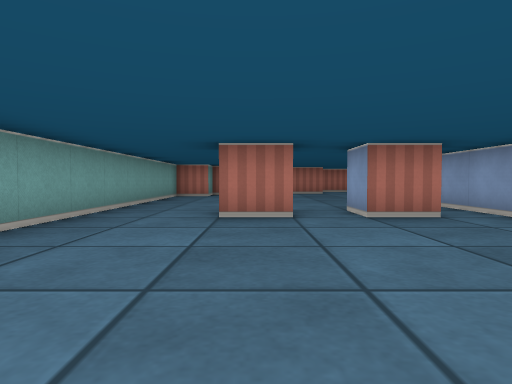
view 1 (above)

14 first-person views from a walk through a cub3D level. The camera is about half as high as the walls, tilts 2° down and sees 75° across. The floor is counted in squares. Each view is taken from the middle of a square. On the plan, view 1 faces up. The plan holds only what a view shows up to about 9 squares ahead; the rest is blank.

view 2
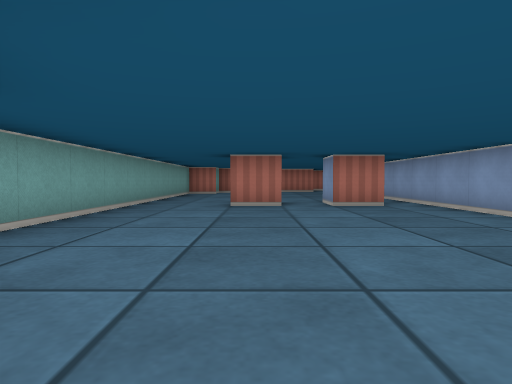

view 3
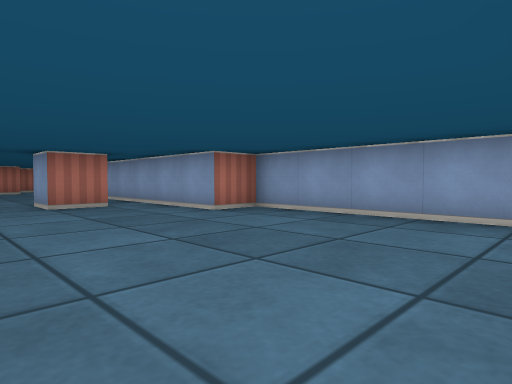

view 4
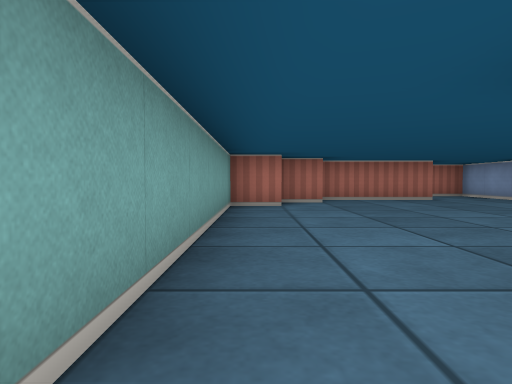

view 5
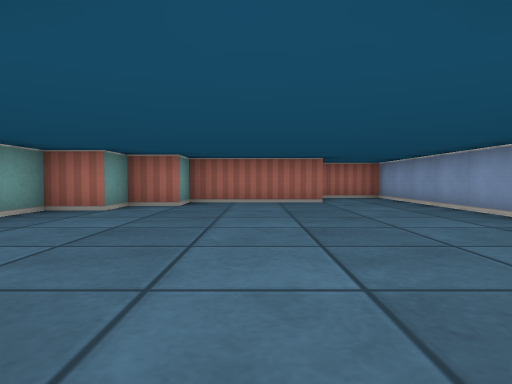

view 6
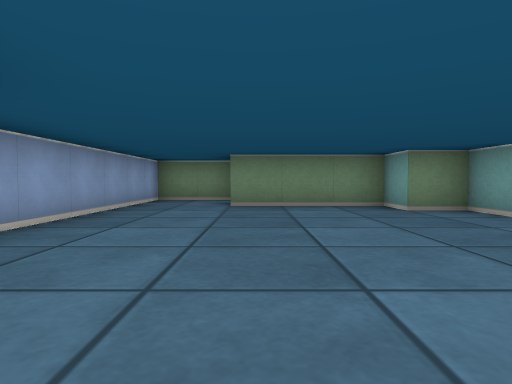

view 7
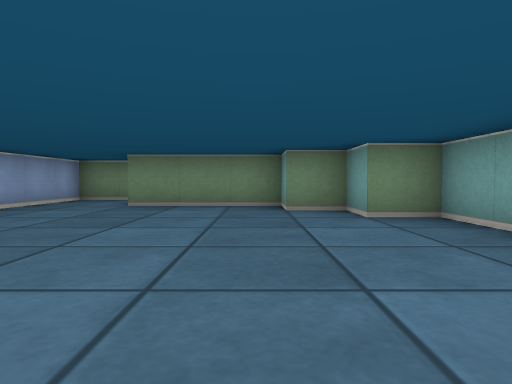

view 8
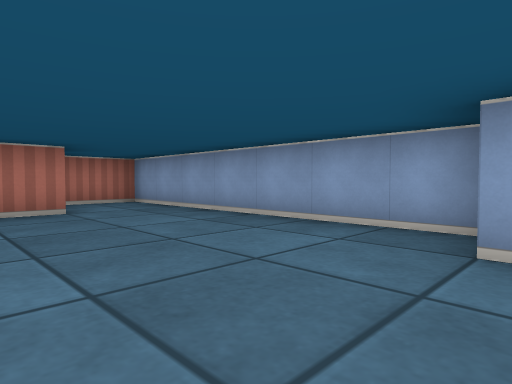

view 9
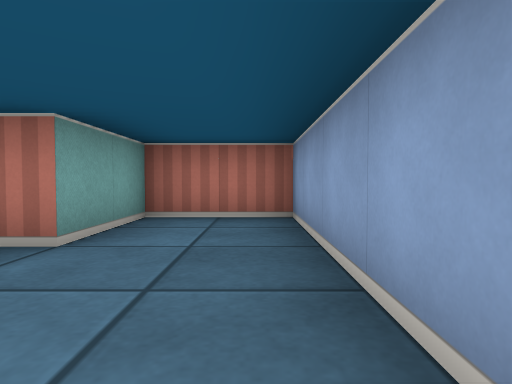

view 10
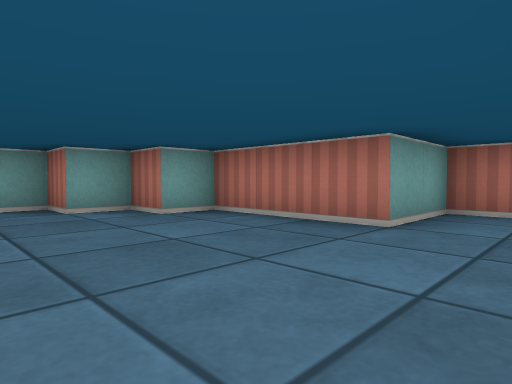

view 11
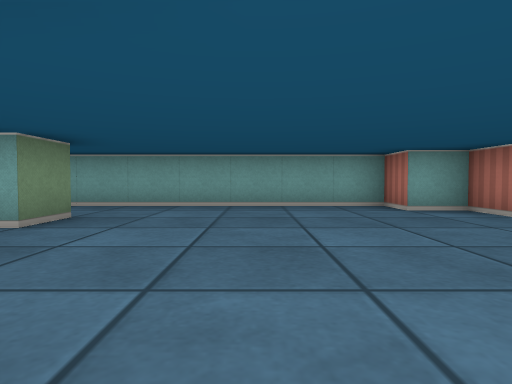

view 12
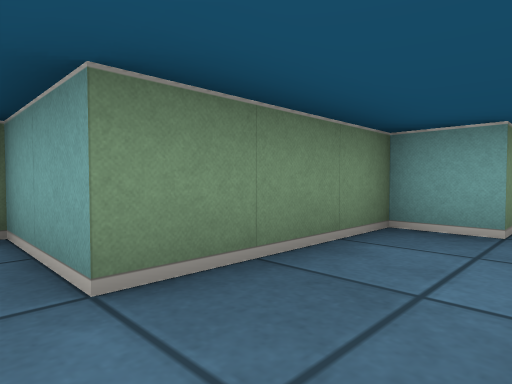

view 13
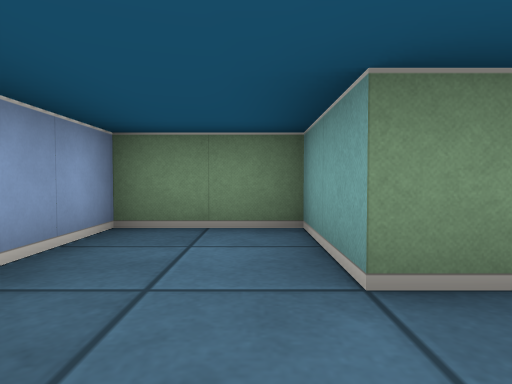

view 14
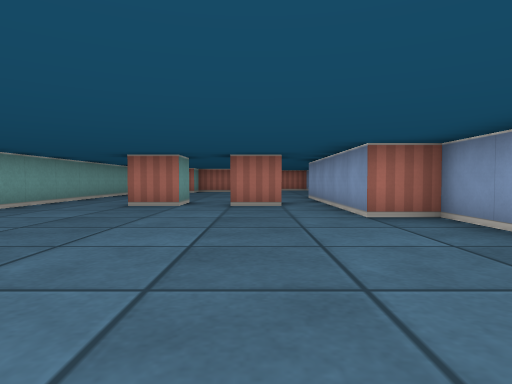

### Floor plan
Points are (right, up) in squares from view 1. A wall is a line through its corners. A room is listed if a view was taken in it or the views show most of it. See-through windows are left out.
Room 1 (views 1, 2, 3, 4, 5, 6, 7, 8, 9, 10, 11, 12, 13, 14)
walls: (-0.5, 5.5) (0.5, 5.5) (0.5, 4.5) (-0.5, 4.5); (2.6, 4.5) (1.5, 4.5) (1.5, 5.5); (4.5, 7.6) (4.5, 14.5) (2.5, 14.5) (2.5, 12.5) (-0.5, 12.5) (-0.5, 11.5) (-1.5, 11.5) (-1.5, 10.5) (-2.5, 10.5) (-2.5, -0.5) (-1.5, -0.5) (-1.5, -1.5) (-0.5, -1.5) (-0.5, -2.5) (2.5, -2.5) (2.5, -4.5) (4.5, -4.5) (4.5, 2.5) (3.5, 2.5) (3.5, 7.5)

Where each view was taken, in squares from view 1:
view 1: 0 up, 0 right, facing up
view 2: 2 down, 0 right, facing up
view 3: 2 down, 0 right, facing up-right
view 4: 4 up, 2 left, facing up
view 5: 5 up, 1 right, facing up
view 6: 4 up, 2 right, facing down
view 7: 4 up, 0 right, facing down
view 8: 7 up, 1 right, facing up-right
view 9: 10 up, 4 right, facing up
view 10: 9 up, 4 right, facing up-left
view 11: 8 up, 4 right, facing left
view 12: 1 down, 3 right, facing down-left
view 13: 1 down, 3 right, facing down
view 14: 2 down, 2 right, facing up
